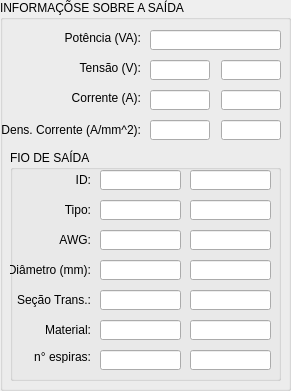
  <widget class="QGroupBox" name="groupBox_Output">
   <property name="geometry">
    <rect>
     <x>310</x>
     <y>430</y>
     <width>291</width>
     <height>391</height>
    </rect>
   </property>
   <property name="title">
    <string>INFORMAÇÕSE SOBRE A SAÍDA</string>
   </property>
   <widget class="QLabel" name="label_currentOutput">
    <property name="geometry">
     <rect>
      <x>60</x>
      <y>90</y>
      <width>81</width>
      <height>16</height>
     </rect>
    </property>
    <property name="text">
     <string>Corrente (A):</string>
    </property>
    <property name="alignment">
     <set>Qt::AlignRight|Qt::AlignTrailing|Qt::AlignVCenter</set>
    </property>
   </widget>
   <widget class="QLineEdit" name="lineEdit_voltageOutput_1">
    <property name="geometry">
     <rect>
      <x>150</x>
      <y>60</y>
      <width>60</width>
      <height>20</height>
     </rect>
    </property>
    <property name="styleSheet">
     <string notr="true"/>
    </property>
    <property name="text">
     <string/>
    </property>
   </widget>
   <widget class="QLabel" name="label_powerOutput">
    <property name="geometry">
     <rect>
      <x>60</x>
      <y>30</y>
      <width>81</width>
      <height>16</height>
     </rect>
    </property>
    <property name="text">
     <string>Potência (VA):</string>
    </property>
    <property name="alignment">
     <set>Qt::AlignRight|Qt::AlignTrailing|Qt::AlignVCenter</set>
    </property>
   </widget>
   <widget class="QLabel" name="label_voltageOutput">
    <property name="geometry">
     <rect>
      <x>60</x>
      <y>60</y>
      <width>81</width>
      <height>16</height>
     </rect>
    </property>
    <property name="text">
     <string>Tensão (V):</string>
    </property>
    <property name="alignment">
     <set>Qt::AlignRight|Qt::AlignTrailing|Qt::AlignVCenter</set>
    </property>
   </widget>
   <widget class="QLineEdit" name="lineEdit_powerOutput">
    <property name="geometry">
     <rect>
      <x>150</x>
      <y>30</y>
      <width>131</width>
      <height>20</height>
     </rect>
    </property>
    <property name="styleSheet">
     <string notr="true"/>
    </property>
    <property name="text">
     <string/>
    </property>
   </widget>
   <widget class="QLineEdit" name="lineEdit_currentOutput_1">
    <property name="geometry">
     <rect>
      <x>150</x>
      <y>90</y>
      <width>60</width>
      <height>20</height>
     </rect>
    </property>
   </widget>
   <widget class="QLineEdit" name="lineEdit_densityCurrentOutput_1">
    <property name="geometry">
     <rect>
      <x>150</x>
      <y>120</y>
      <width>60</width>
      <height>20</height>
     </rect>
    </property>
   </widget>
   <widget class="QLabel" name="label_densityCurrentOutput">
    <property name="geometry">
     <rect>
      <x>0</x>
      <y>120</y>
      <width>141</width>
      <height>20</height>
     </rect>
    </property>
    <property name="text">
     <string>Dens. Corrente (A/mm^2):</string>
    </property>
    <property name="alignment">
     <set>Qt::AlignRight|Qt::AlignTrailing|Qt::AlignVCenter</set>
    </property>
   </widget>
   <widget class="QGroupBox" name="groupBox_outputWire">
    <property name="geometry">
     <rect>
      <x>10</x>
      <y>150</y>
      <width>271</width>
      <height>231</height>
     </rect>
    </property>
    <property name="title">
     <string>FIO DE SAÍDA</string>
    </property>
    <widget class="QLineEdit" name="lineEdit_wireMaterialOutput_1">
     <property name="geometry">
      <rect>
       <x>90</x>
       <y>170</y>
       <width>81</width>
       <height>20</height>
      </rect>
     </property>
     <property name="text">
      <string/>
     </property>
    </widget>
    <widget class="QLabel" name="label_wireTypeOutput">
     <property name="geometry">
      <rect>
       <x>0</x>
       <y>50</y>
       <width>81</width>
       <height>20</height>
      </rect>
     </property>
     <property name="text">
      <string>Tipo:</string>
     </property>
     <property name="alignment">
      <set>Qt::AlignRight|Qt::AlignTrailing|Qt::AlignVCenter</set>
     </property>
    </widget>
    <widget class="QLabel" name="label_wireDiameterOutput">
     <property name="geometry">
      <rect>
       <x>0</x>
       <y>110</y>
       <width>81</width>
       <height>20</height>
      </rect>
     </property>
     <property name="text">
      <string>Diâmetro (mm):</string>
     </property>
     <property name="alignment">
      <set>Qt::AlignRight|Qt::AlignTrailing|Qt::AlignVCenter</set>
     </property>
    </widget>
    <widget class="QLineEdit" name="lineEdit_wireAreaOutput_1">
     <property name="geometry">
      <rect>
       <x>90</x>
       <y>140</y>
       <width>81</width>
       <height>20</height>
      </rect>
     </property>
     <property name="text">
      <string/>
     </property>
    </widget>
    <widget class="QLabel" name="label_wireAreaOutput">
     <property name="geometry">
      <rect>
       <x>-20</x>
       <y>140</y>
       <width>101</width>
       <height>20</height>
      </rect>
     </property>
     <property name="text">
      <string>Seção Trans.:</string>
     </property>
     <property name="alignment">
      <set>Qt::AlignRight|Qt::AlignTrailing|Qt::AlignVCenter</set>
     </property>
    </widget>
    <widget class="QLabel" name="label_wireAWGOutput">
     <property name="geometry">
      <rect>
       <x>0</x>
       <y>80</y>
       <width>81</width>
       <height>20</height>
      </rect>
     </property>
     <property name="text">
      <string>AWG:</string>
     </property>
     <property name="alignment">
      <set>Qt::AlignRight|Qt::AlignTrailing|Qt::AlignVCenter</set>
     </property>
    </widget>
    <widget class="QLineEdit" name="lineEdit_wireIDOutput_1">
     <property name="geometry">
      <rect>
       <x>90</x>
       <y>20</y>
       <width>81</width>
       <height>20</height>
      </rect>
     </property>
    </widget>
    <widget class="QLabel" name="label_wireMaterialOutput">
     <property name="geometry">
      <rect>
       <x>0</x>
       <y>170</y>
       <width>81</width>
       <height>20</height>
      </rect>
     </property>
     <property name="text">
      <string>Material:</string>
     </property>
     <property name="alignment">
      <set>Qt::AlignRight|Qt::AlignTrailing|Qt::AlignVCenter</set>
     </property>
    </widget>
    <widget class="QLabel" name="label_wireIDOutput">
     <property name="geometry">
      <rect>
       <x>0</x>
       <y>20</y>
       <width>81</width>
       <height>20</height>
      </rect>
     </property>
     <property name="text">
      <string>ID:</string>
     </property>
     <property name="alignment">
      <set>Qt::AlignRight|Qt::AlignTrailing|Qt::AlignVCenter</set>
     </property>
    </widget>
    <widget class="QLineEdit" name="lineEdit_wireAWGOutput_1">
     <property name="geometry">
      <rect>
       <x>90</x>
       <y>80</y>
       <width>81</width>
       <height>20</height>
      </rect>
     </property>
     <property name="text">
      <string/>
     </property>
    </widget>
    <widget class="QLineEdit" name="lineEdit_wireDiameterOutput_1">
     <property name="geometry">
      <rect>
       <x>90</x>
       <y>110</y>
       <width>81</width>
       <height>20</height>
      </rect>
     </property>
     <property name="text">
      <string/>
     </property>
    </widget>
    <widget class="QLabel" name="label_turnsOUT">
     <property name="geometry">
      <rect>
       <x>0</x>
       <y>200</y>
       <width>81</width>
       <height>13</height>
      </rect>
     </property>
     <property name="text">
      <string>n° espiras:</string>
     </property>
     <property name="alignment">
      <set>Qt::AlignRight|Qt::AlignTrailing|Qt::AlignVCenter</set>
     </property>
    </widget>
    <widget class="QLineEdit" name="lineEdit_turnsOUT_1">
     <property name="geometry">
      <rect>
       <x>90</x>
       <y>200</y>
       <width>81</width>
       <height>20</height>
      </rect>
     </property>
    </widget>
    <widget class="QLineEdit" name="lineEdit_wireIDOutput_2">
     <property name="enabled">
      <bool>true</bool>
     </property>
     <property name="geometry">
      <rect>
       <x>180</x>
       <y>20</y>
       <width>81</width>
       <height>20</height>
      </rect>
     </property>
     <property name="readOnly">
      <bool>false</bool>
     </property>
    </widget>
    <widget class="QLineEdit" name="lineEdit_wireMaterialOutput_2">
     <property name="enabled">
      <bool>true</bool>
     </property>
     <property name="geometry">
      <rect>
       <x>180</x>
       <y>170</y>
       <width>81</width>
       <height>20</height>
      </rect>
     </property>
     <property name="text">
      <string/>
     </property>
     <property name="readOnly">
      <bool>false</bool>
     </property>
    </widget>
    <widget class="QLineEdit" name="lineEdit_wireAreaOutput_2">
     <property name="enabled">
      <bool>true</bool>
     </property>
     <property name="geometry">
      <rect>
       <x>180</x>
       <y>140</y>
       <width>81</width>
       <height>20</height>
      </rect>
     </property>
     <property name="text">
      <string/>
     </property>
     <property name="readOnly">
      <bool>false</bool>
     </property>
    </widget>
    <widget class="QLineEdit" name="lineEdit_wireAWGOutput_2">
     <property name="enabled">
      <bool>true</bool>
     </property>
     <property name="geometry">
      <rect>
       <x>180</x>
       <y>80</y>
       <width>81</width>
       <height>20</height>
      </rect>
     </property>
     <property name="text">
      <string/>
     </property>
     <property name="readOnly">
      <bool>false</bool>
     </property>
    </widget>
    <widget class="QLineEdit" name="lineEdit_turnsOUT_2">
     <property name="enabled">
      <bool>true</bool>
     </property>
     <property name="geometry">
      <rect>
       <x>180</x>
       <y>200</y>
       <width>81</width>
       <height>20</height>
      </rect>
     </property>
     <property name="readOnly">
      <bool>false</bool>
     </property>
    </widget>
    <widget class="QLineEdit" name="lineEdit_wireDiameterOutput_2">
     <property name="enabled">
      <bool>true</bool>
     </property>
     <property name="geometry">
      <rect>
       <x>180</x>
       <y>110</y>
       <width>81</width>
       <height>20</height>
      </rect>
     </property>
     <property name="text">
      <string/>
     </property>
     <property name="readOnly">
      <bool>false</bool>
     </property>
    </widget>
    <widget class="QLineEdit" name="lineEdit_wireTypeOutput_1">
     <property name="geometry">
      <rect>
       <x>90</x>
       <y>50</y>
       <width>81</width>
       <height>20</height>
      </rect>
     </property>
    </widget>
    <widget class="QLineEdit" name="lineEdit_wireTypeOutput_2">
     <property name="enabled">
      <bool>true</bool>
     </property>
     <property name="geometry">
      <rect>
       <x>180</x>
       <y>50</y>
       <width>81</width>
       <height>20</height>
      </rect>
     </property>
    </widget>
   </widget>
   <widget class="QLineEdit" name="lineEdit_voltageOutput_2">
    <property name="enabled">
     <bool>true</bool>
    </property>
    <property name="geometry">
     <rect>
      <x>221</x>
      <y>60</y>
      <width>60</width>
      <height>20</height>
     </rect>
    </property>
    <property name="styleSheet">
     <string notr="true"/>
    </property>
    <property name="text">
     <string/>
    </property>
    <property name="readOnly">
     <bool>false</bool>
    </property>
   </widget>
   <widget class="QLineEdit" name="lineEdit_currentOutput_2">
    <property name="enabled">
     <bool>true</bool>
    </property>
    <property name="geometry">
     <rect>
      <x>221</x>
      <y>90</y>
      <width>60</width>
      <height>20</height>
     </rect>
    </property>
    <property name="readOnly">
     <bool>false</bool>
    </property>
   </widget>
   <widget class="QLineEdit" name="lineEdit_densityCurrentOutput_2">
    <property name="enabled">
     <bool>true</bool>
    </property>
    <property name="geometry">
     <rect>
      <x>221</x>
      <y>120</y>
      <width>60</width>
      <height>20</height>
     </rect>
    </property>
    <property name="readOnly">
     <bool>false</bool>
    </property>
   </widget>
  </widget>
